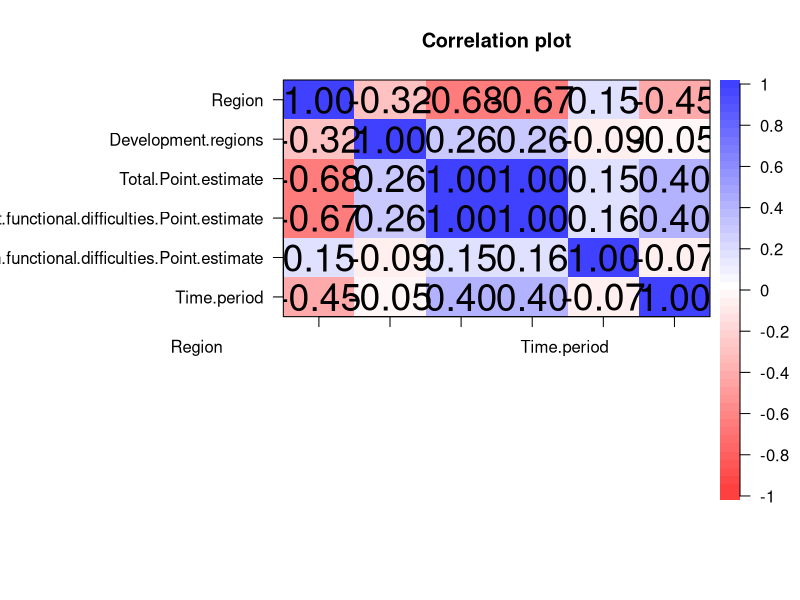
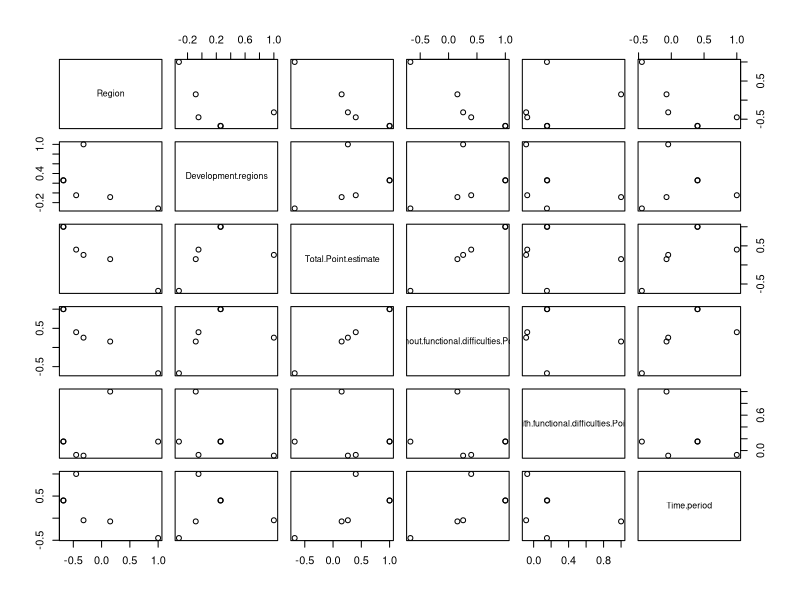
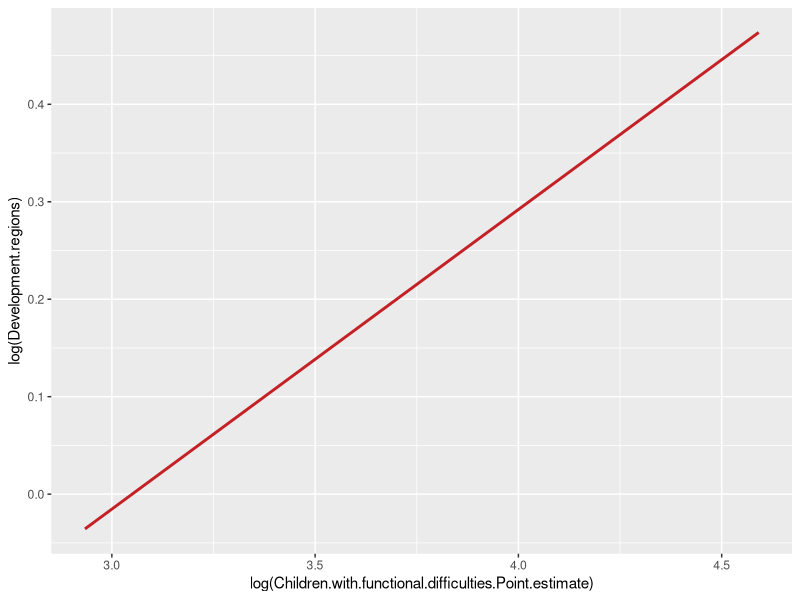
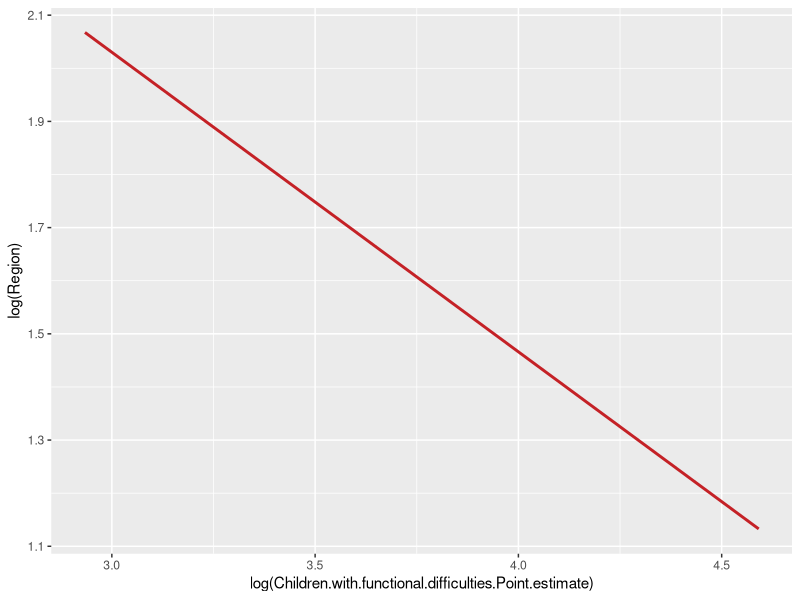
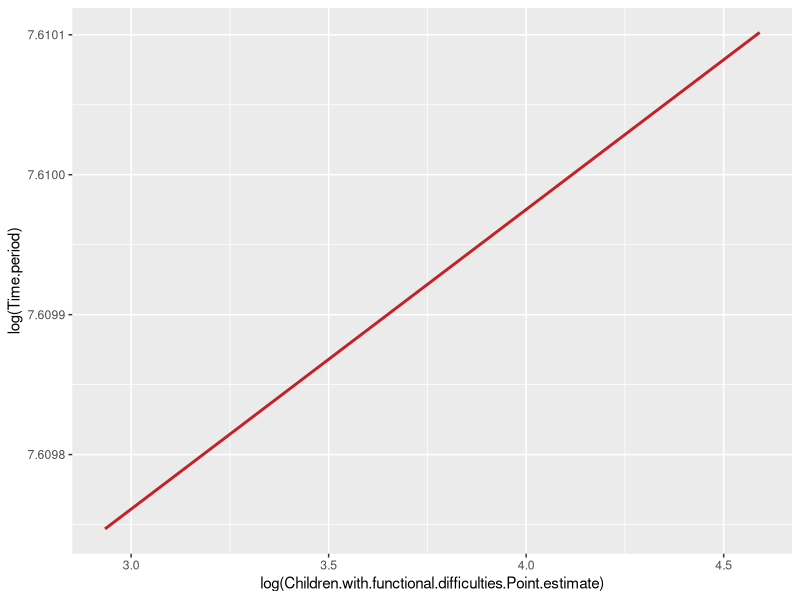
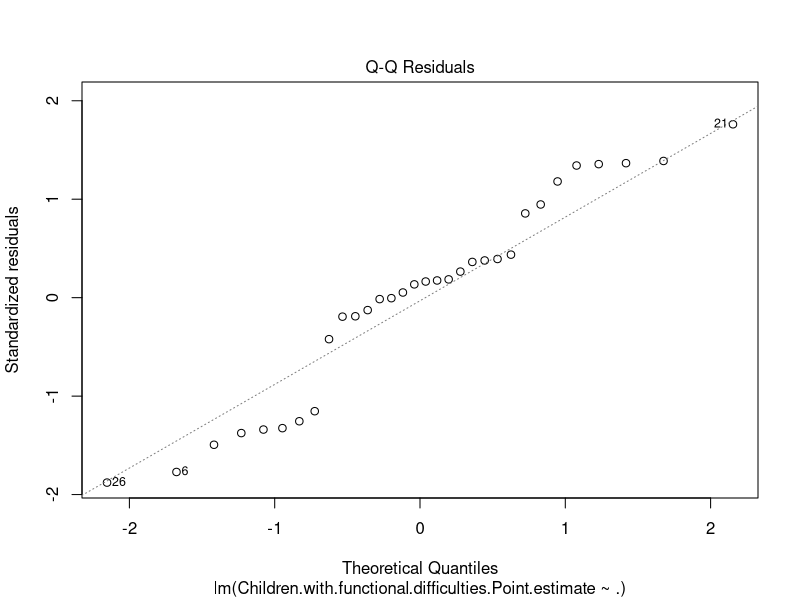
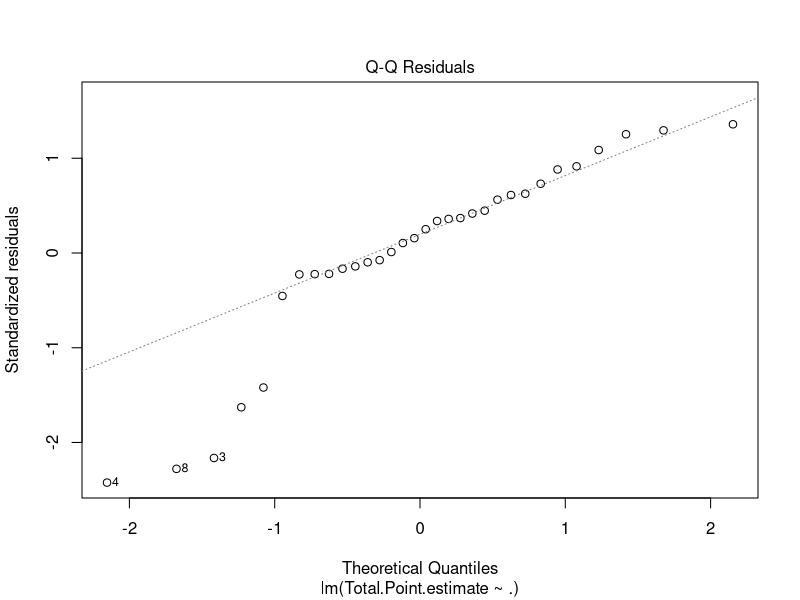
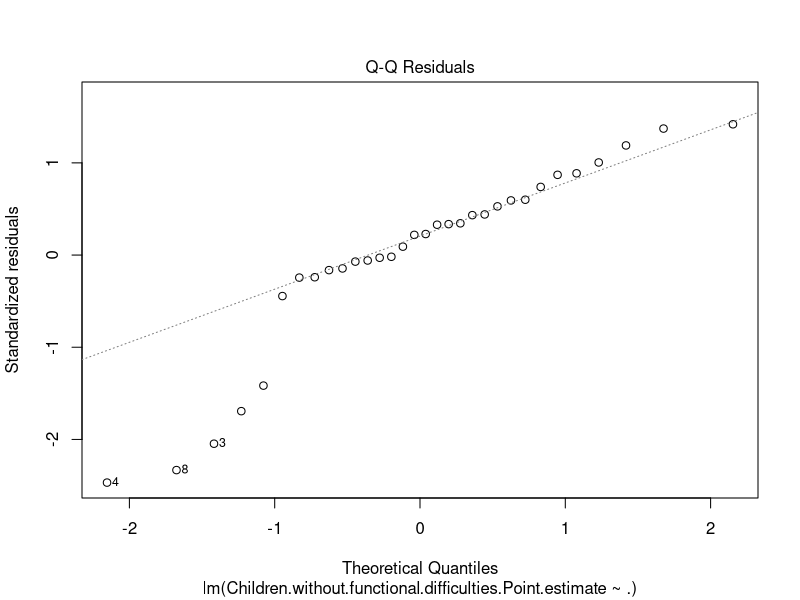

Here is the R script that generated these plots, in order:
setwd("C:/Users/nursa/OneDrive/GroupProjDA")
library(psych)
library(caret)
library(dplyr)
library(car)
library(Metrics)

comp=read.csv("totalCompletionRate.csv")
dt2=subset(comp,select = c(Region,Development.regions,
                          Total.Point.estimate,Children.without.functional.difficulties.Point.estimate,
                          Children.with.functional.difficulties.Point.estimate,Time.period))
corPlot(cor(dt2))
pairs(cor(dt2))


ggplot(dt2, aes(x = log(Children.with.functional.difficulties.Point.estimate), y = log(Development.regions))) +
  stat_smooth(method = "lm",
              col = "#C42126", se = FALSE, size = 1
  )
ggplot(dt2, aes(x = log(Children.with.functional.difficulties.Point.estimate), y = log(Region))) +
  stat_smooth(method = "lm",
              col = "#C42126", se = FALSE, size = 1
  )
ggplot(dt2, aes(x = log(Children.with.functional.difficulties.Point.estimate), y = log(Time.period))) +
  stat_smooth(method = "lm",
              col = "#C42126", se = FALSE, size = 1
  )

set.seed(6)
split1<- sample(c(rep(0, 0.7 * nrow(dt2)), rep(1, 0.3 * nrow(dt2))))
table(split1)
train=dt2[split1==0,]
test=dt2[split1==1,]

model=lm(Children.with.functional.difficulties.Point.estimate~.,data = train)
dt2Pred=predict(model,test)

rmse(test$Children.with.functional.difficulties.Point.estimate, dt2Pred)
#[1] 43.68817

model=lm(Children.with.functional.difficulties.Point.estimate~.,data = dt2)

summary(model)
# Call:
#   lm(formula = Children.with.functional.difficulties.Point.estimate ~ 
#        ., data = dt2)
# 
# Residuals:
#   Min      1Q  Median      3Q     Max 
# -60.860 -19.034   4.772  18.175  57.188 
# 
# Coefficients:
#   Estimate Std. Error t value Pr(>|t|)
# (Intercept)                                              6.555e+03  1.632e+04   0.402    0.691
# Region                                                   7.734e+00  4.934e+00   1.567    0.129
# Development.regions                                     -4.163e+00  1.003e+01  -0.415    0.682
# Total.Point.estimate                                    -9.846e-02  7.623e+00  -0.013    0.990
# Children.without.functional.difficulties.Point.estimate  9.061e-01  7.682e+00   0.118    0.907
# Time.period                                             -3.266e+00  8.085e+00  -0.404    0.690
# 
# Residual standard error: 36.58 on 26 degrees of freedom
# Multiple R-squared:  0.1535,	Adjusted R-squared:  -0.009284 
# F-statistic: 0.943 on 5 and 26 DF,  p-value: 0.47

plot(model,2)
#require regression for tpe
dt2_tpe=subset(dt2,select = -c(Children.without.functional.difficulties.Point.estimate,Children.with.functional.difficulties.Point.estimate))
model_tpe=lm(Total.Point.estimate~.,data = dt2_tpe)
summary(model_tpe)
# Call:
# lm(formula = Total.Point.estimate ~ ., data = dt2_tpe)
# 
# Residuals:
#   Min      1Q  Median      3Q     Max 
# -39.241  -3.477   3.370   9.278  21.234 
# 
# Coefficients:
#   Estimate Std. Error t value Pr(>|t|)   
# (Intercept)         -6622.043   7543.680  -0.878  0.38751   
# Region                 -6.771      1.897  -3.569  0.00132 **
#   Development.regions     2.524      4.647   0.543  0.59132   
# Time.period             3.332      3.735   0.892  0.37997   
# ---
#   Signif. codes:  0 '***' 0.001 '**' 0.01 '*' 0.05 '.' 0.1 ' ' 1
# 
# Residual standard error: 17.16 on 28 degrees of freedom
# Multiple R-squared:  0.478,	Adjusted R-squared:  0.422 
# F-statistic: 8.545 on 3 and 28 DF,  p-value: 0.0003464
plot(model_tpe,2)

#require regression for cwithout
dt2_cthout=subset(dt2,select = -c(Total.Point.estimate,Children.with.functional.difficulties.Point.estimate))
model_cthout=lm(Children.without.functional.difficulties.Point.estimate~.,data=dt2_cthout)
summary(model_cthout)
# Call:
#   lm(formula = Children.without.functional.difficulties.Point.estimate ~ 
#        ., data = dt2_cthout)
# 
# Residuals:
#   Min      1Q  Median      3Q     Max 
# -39.656  -2.905   3.669   8.947  22.044 
# 
# Coefficients:
#   Estimate Std. Error t value Pr(>|t|)   
# (Intercept)         -6456.140   7485.663  -0.862  0.39576   
# Region                 -6.614      1.883  -3.513  0.00152 **
#   Development.regions     2.344      4.611   0.508  0.61523   
# Time.period             3.250      3.706   0.877  0.38803   
# ---
#   Signif. codes:  0 '***' 0.001 '**' 0.01 '*' 0.05 '.' 0.1 ' ' 1
# 
# Residual standard error: 17.03 on 28 degrees of freedom
# Multiple R-squared:  0.4689,	Adjusted R-squared:  0.412 
# F-statistic: 8.241 on 3 and 28 DF,  p-value: 0.0004366

plot(model_cthout,2)

#create prediction of ANAR
hmph=subset(dt2,select = c(Time.period,Children.with.functional.difficulties.Point.estimate))
a=colMeans(hmph[hmph$Time.period=='2017',])
b=colMeans(hmph[hmph$Time.period=='2018',])
c=colMeans(hmph[hmph$Time.period=='2019',])
d=colMeans(hmph[hmph$Time.period=='2020',])

yearPred=data.frame(
  year=c(2017:2020),
  anarDisabled=c(as.double(a[2]),as.double(b[2]),as.double(c[2]),as.double(d[2]))
)
i=0
j=0
#set how many year to predict
year=5

for(j in 1:year){
  pred=0
  for(i in 1:nrow(dt2)) {
    #predict for each row
    re=dt2[i,]$Region
    dv=dt2[i,]$Development.regions
    
    #set year to predict
    t=yearPred[nrow(yearPred),]$year+1
    
    #set total estimate
    d0=data.frame(Region=re,Development.regions=dv,Time.period=t,interval = "confidence")
    tpe=as.double(predict(model_tpe,d0))
    
    #set cthout
    d1=data.frame(Region=re,Development.regions=dv,Time.period=t,interval = "confidence")
    cthout=as.double(predict(model_cthout,d1))
    
    newdata=data.frame(Region=re,
                       Development.regions=dv,
                       Total.Point.estimate=tpe,
                       Children.without.functional.difficulties.Point.estimate=cthout,
                       Time.period = t, interval = "confidence")
    
    pred=pred+as.double(predict(model,newdata))
  }
  meanPred=pred/nrow(dt2)
  #create data frame
  newPred=data.frame(
    year=yearPred[nrow(yearPred),]$year+1,
    anarDisabled=meanPred
  )
  #insert to yearPred
  yearPred[nrow(yearPred) + 1,]=newPred
}


plot(yearPred$year, yearPred$anarDisabled, col="red",type = "b", lty = 2, frame=FALSE)
lines(yearPred[1:4,]$year, yearPred[1:4,]$anarDisabled, col="blue",type = "b", lty = 1)
legend("topright", legend=c("Predicted", "Actual"),
       col=c("red", "blue"), lty = 2:1, cex=0.8)
